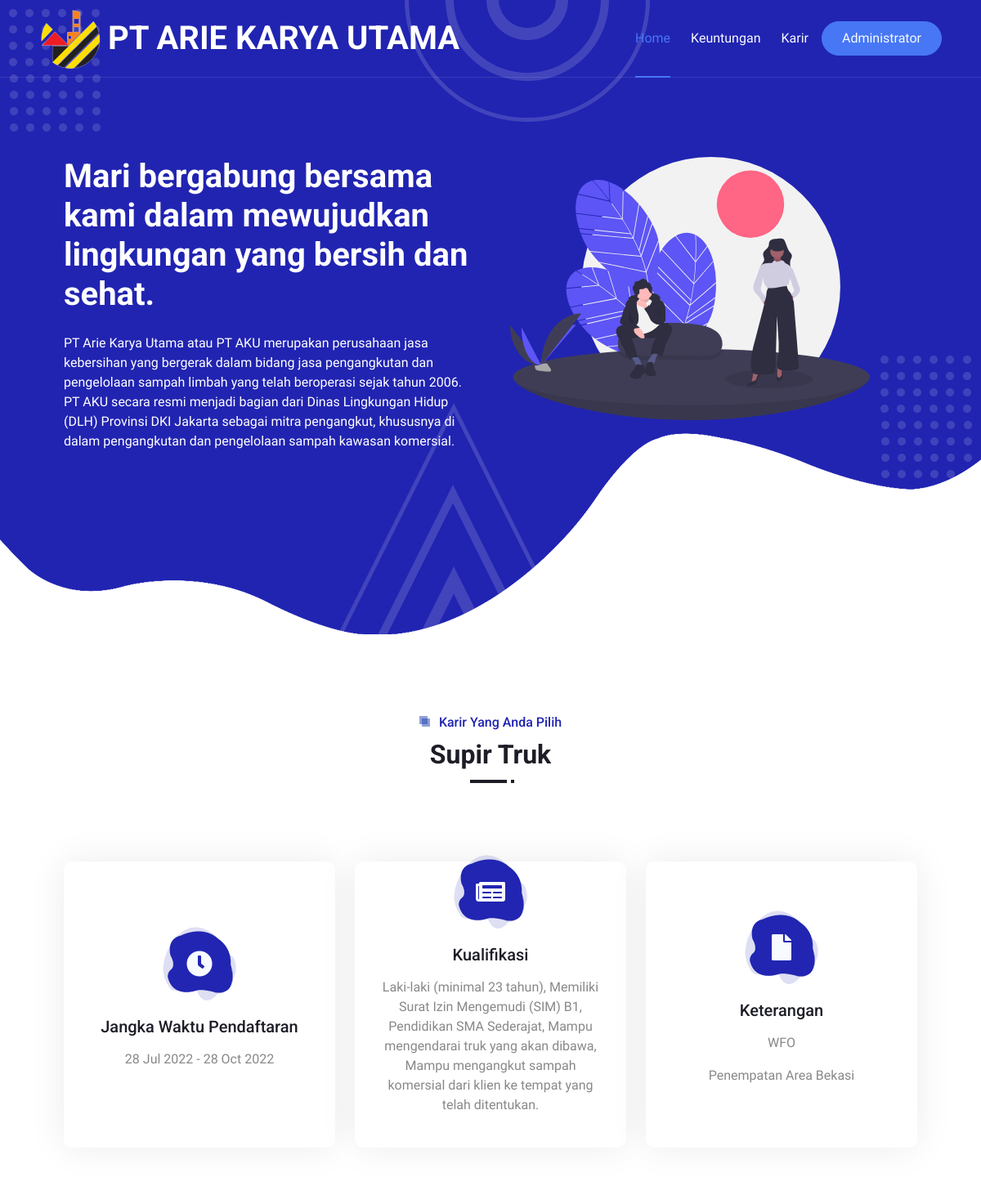
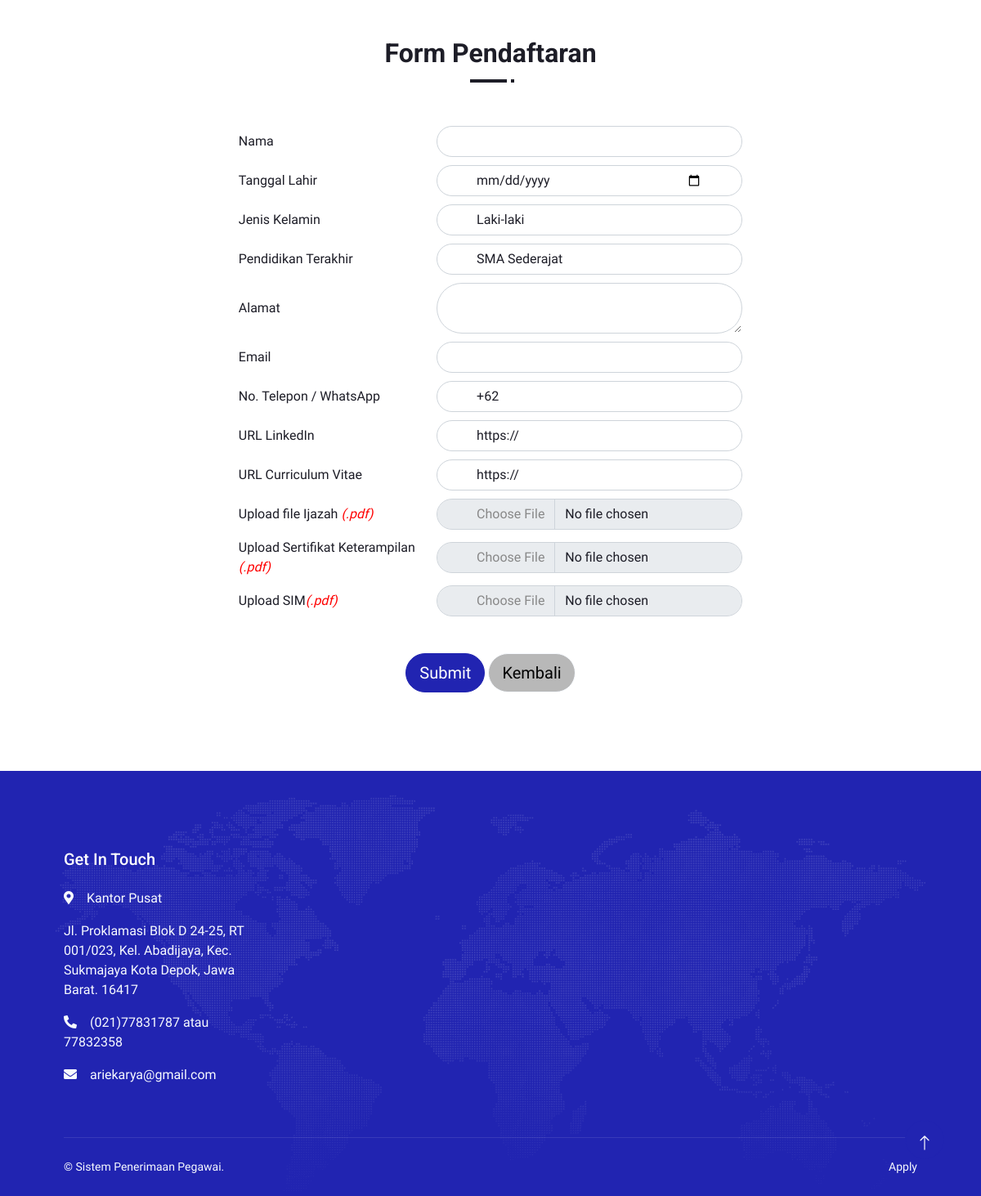
Page /apply.php?id=1 on the committed database (2 pictures, top to bottom).
### tables this page shows
CREATE TABLE `job` (
  `idjob` int(11) NOT NULL,
  `jobname` varchar(30) NOT NULL,
  `jobdesc` text NOT NULL,
  `jobstart` date NOT NULL,
  `jobend` date NOT NULL,
  `registerend` date NOT NULL,
  `jobadded` timestamp NOT NULL DEFAULT current_timestamp(),
  `jobloc` text NOT NULL,
  `workingtype` varchar(25) NOT NULL
);

### apply.php (the view, shortened to what this page needs)
<?php
include 'koneksi.php';
$getid = $_GET['id'];
$getdata = mysqli_query($koneksi,"SELECT * FROM job WHERE idjob='$getid'");
$data = mysqli_fetch_array($getdata);
                    $namajob = $data['jobname'];
                    $descjob = $data['jobdesc'];
                    $mulai = date_format(date_create($data['jobstart']),"d M Y");
                    $selesai = date_format(date_create($data['jobend']),"d M Y");
                    $periode = $mulai." - ".$selesai;
                    $jobloc = $data['jobloc'];
                    $workingtype = $data['workingtype'];
?>
<!DOCTYPE html>
<html lang="en">
<head>
    <link href="https://cdnjs.cloudflare.com/ajax/libs/font-awesome/5.10.0/css/all.min.css" rel="stylesheet">
    <link href="https://cdn.jsdelivr.net/npm/bootstrap-icons@1.4.1/font/bootstrap-icons.css" rel="stylesheet">
    <link href="lib/animate/animate.min.css" rel="stylesheet">
    <link href="lib/owlcarousel/assets/owl.carousel.min.css" rel="stylesheet">
    <link href="lib/lightbox/css/lightbox.min.css" rel="stylesheet">
    <link href="css/bootstrap.min.css" rel="stylesheet">
    <link href="css/style.css" rel="stylesheet">
</head>
<body>
    <div class="container-xxl bg-white p-0">
        <div class="container-xxl position-relative p-0">
            <nav class="navbar navbar-expand-lg navbar-light px-4 px-lg-5 py-3 py-lg-0">
                <a href="index.php"><img src="img/new/logo aku-nobg-notext.png"/>&nbsp;&nbsp;</a>
                <a href="" class="navbar-brand p-0">
                    <h1 class="m-0"> PT ARIE KARYA UTAMA</h1>
                </a>
                <div class="collapse navbar-collapse" id="navbarCollapse">
                    <div class="navbar-nav ms-auto py-0">
                        <a href="index.php" class="nav-item nav-link active">Home</a>
                        <a href="benefit.php" class="nav-item nav-link">Keuntungan</a>
                        <a href="karir.php" class="nav-item nav-link">Karir</a>
                    </div>
                    <a href="login.php" target="_blank" class="btn btn-secondary text-light rounded-pill py-2 px-4 ms-3">Administrator</a>
                </div>
            </nav>
            <div class="container-xxl py-5 bg-primary hero-header mb-5">
                <div class="container my-5 py-5 px-lg-5">
                    <div class="row g-5 py-5">
                        <div class="col-lg-6 text-center text-lg-start">
                            <h1 class="text-white mb-4 animated zoomIn">Mari bergabung bersama kami dalam mewujudkan lingkungan yang bersih dan sehat.</h1>
                            <p class="text-white pb-3 animated zoomIn">PT Arie Karya Utama atau PT AKU merupakan perusahaan jasa kebersihan yang bergerak dalam bidang jasa pengangkutan dan pengelolaan sampah limbah yang telah beroperasi sejak tahun 2006. PT AKU secara resmi menjadi bagian dari Dinas Lingkungan Hidup (DLH) Provinsi DKI Jakarta sebagai mitra pengangkut, khususnya di dalam pengangkutan dan pengelolaan sampah kawasan komersial.</p>
                        </div>
                        <div class="col-lg-6 text-center text-lg-start">
                            <img class="img-fluid" src="img/new/team_work.svg" width="440px" alt="">
                        </div>
                    </div>
                </div>
            </div>
        </div>
        <div class="container-xxl py-5">
            <div class="container px-lg-5">
                <div class="section-title position-relative text-center mb-5 pb-2 wow fadeInUp" data-wow-delay="0.1s">
                    <h6 class="position-relative d-inline text-primary ps-4">Karir Yang Anda Pilih</h6>
                    <h2 class="mt-2"><?=$namajob;?></h2>
                </div>
                <br><br>
                <div class="row g-4">
                    <div class="col-lg-4 col-md-6 wow zoomIn" data-wow-delay="0.1s">
                        <div class="service-item d-flex flex-column justify-content-center text-center rounded">
                            <div class="service-icon flex-shrink-0">
                                <i class="fa fa-clock fa-2x"></i>
                            </div>
                            <h5 class="mb-3">Jangka Waktu Pendaftaran</h5>
                            <p><?=$periode;?></p>
                        </div>
                    </div>
                    <div class="col-lg-4 col-md-6 wow zoomIn" data-wow-delay="0.3s">
                        <div class="service-item d-flex flex-column justify-content-center text-center rounded">
                            <div class="service-icon flex-shrink-0">
                                <i class="fa fa-newspaper fa-2x"></i>
                            </div>
                            <h5 class="mb-3">Kualifikasi</h5>
                            <p class="mb-5"><?=$descjob;?></p>
                        </div>
                    </div>
                    <div class="col-lg-4 col-md-6 wow zoomIn" data-wow-delay="0.6s">
                        <div class="service-item d-flex flex-column justify-content-center text-center rounded">
                            <div class="service-icon flex-shrink-0">
                                <i class="fa fa-file fa-2x"></i>
                            </div>
                            <h5 class="mb-3">Keterangan</h5>
                            <p><?=$workingtype;?></p>
                            <p>Penempatan Area <?=$jobloc;?></p>
                        </div>
                    </div>
                </div>
            </div>
        </div>
        <div class="container-xxl py-5 bg-white rounded">
            <div class="container px-lg-5">
                <div class="section-title position-relative text-center mb-5 pb-2 wow fadeInUp" data-wow-delay="0.1s">
                    <h2 class="mt-2">Form Pendaftaran</h2>
                </div>
            <form method="post" enctype="multipart/form-data">
                <div style="margin-left: 20%">
                    <table style="width: 75%" class="text-dark" border="0" cellpadding="5">
                    <tr>
                        <td>Nama</td>
                        <td><input type="" name="name" class="form-control rounded-pill ps-5 pe-5 text-dark" required></td>
                    </tr>
                    <tr>
                        <td>Tanggal Lahir</td>
                        <td><input type="date" class="form-control rounded-pill ps-5 pe-5 text-dark" name="tgl_lahir"
                            max="2003-12-28" min="1986-12-28" required></td>
                    </tr>
                    <tr>
                        <td>Jenis Kelamin</td>
                        <td>
                            <select name="gender" class="form-control rounded-pill ps-5 pe-5 text-dark"
                            style="background-color: white;" required>
                                <option value="Laki-laki">Laki-laki</option>
                            </select>
                        </td>
                    </tr>
                    <tr colspan="2">
                        <td>Pendidikan Terakhir &nbsp;&nbsp;&nbsp;</td>
                        <td>
                            <select name="pend_terakhir" class="form-control rounded-pill ps-5 pe-5 text-dark"
                            style="background-color: white;" required>
                                <option value="SMA Sederajat">SMA Sederajat</option>
                            </select>
                        </td>
                    </tr>
                    <tr>
                        <td>Alamat</td>
                        <td><textarea name="alamat" rows="2" class="form-control rounded-pill ps-5 pe-5 text-dark" required></textarea></td>
                    </tr>
                    <tr>
                        <td>Email</td>
                        <td><input type="email" name="email" class="form-control rounded-pill ps-5 pe-5 text-dark" required></td>
                    </tr>
                    <tr>
                        <td>No. Telepon / WhatsApp</td>
                        <td><input type="text" name="telpon" value="+62" class="form-control rounded-pill ps-5 pe-5 text-dark" required></td>
                    </tr>
                        <tr>
                        <td>URL LinkedIn</td>
                        <td><input type="url" name="linkedin" class="form-control rounded-pill ps-5 pe-5 text-dark" value="https://" placeholder="mis: http://linkedin.com/in/username"></td>
                    </tr>
                    <tr>
                        <td>URL Curriculum Vitae</td>
                        <td><input type="url" name="cv" class="form-control rounded-pill ps-5 pe-5 text-dark" value="https://"
                            placeholder="mis: https://drive.google.com/file" required></td>
                    </tr>
                    <tr>
                        <td>Upload file Ijazah <i style="color: red;">(.pdf)</i></td>
                        <td><input type="file" name="ijazah" class="form-control rounded-pill ps-5 pe-5 text-dark"
                            required></td>
                    </tr>
                    <tr>
                        <td>Upload Sertifikat Keterampilan <i style="color: red;">(.pdf)</i></td>
                        <td><input type="file" name="sertifikat" class="form-control rounded-pill ps-5 pe-5 text-dark"
                            ></td>
                    </tr>
                    <tr>
                        <td>Upload SIM<i style="color: red;">(.pdf)</i></td>
                        <td><input type="file" name="sim" class="form-control rounded-pill ps-5 pe-5 text-dark" required></td>
                    </tr>
                </table>
                </div>
                <div class="mt-3" style="text-align: center;">
                <br>
                <button type="submit" name="apply" class="btn btn-primary btn-lg font-weight-medium auth-form-btn rounded-pill">Submit</button>
                <a href="karir.php" class="btn btn-light btn-lg font-weight-medium auth-form-btn rounded-pill" style="background-color: #B8B8B8;">Kembali</a>
                </div>
            </form>
            </div>
        </div>
        <div class="container-fluid bg-primary text-light footer mt-5 pt-5 wow fadeIn" data-wow-delay="0.1s">
            <div class="container py-5 px-lg-5">
                <div class="row g-5">
                    <div class="col-md-6 col-lg-3">
                        <h5 class="text-white mb-4">Get In Touch</h5>
                        <p><i class="fa fa-map-marker-alt me-3"></i>Kantor Pusat</p><p>
                        Jl. Proklamasi Blok D 24-25, RT 001/023, Kel. Abadijaya,
                        Kec. Sukmajaya Kota Depok, Jawa Barat. 16417</p>
                        <p><i class="fa fa-phone-alt me-3"></i>(021)77831787 atau 77832358</p>
                        <p><i class="fa fa-envelope me-3"></i>ariekarya@gmail.com</p>
                    </div>
                </div>
            </div>
            <div class="container px-lg-5">
                <div class="copyright">
                    <div class="row">
                        <div class="col-md-6 text-center text-md-start mb-3 mb-md-0">
                            &copy; Sistem Penerimaan Pegawai.
                        </div>
                        <div class="col-md-6 text-center text-md-end">
                            <div class="footer-menu">
                                <a href="#">Apply</a>
                            </div>
                        </div>
                    </div>
                </div>
            </div>
        </div>
        <a href="#" class="btn btn-lg btn-primary btn-lg-square back-to-top pt-2"><i class="bi bi-arrow-up"></i></a>
    </div>
</body>
</html>

### css/style.css (style rules this page uses)
:root { --primary: #2124B1; --secondary: #4777F5; --light: #F7FAFF; --dark: #1D1D27; }
.back-to-top { position: fixed; display: none; right: 45px; bottom: 45px; z-index: 99; }
h1, h2, h3, .fw-bold { font-weight: 700 !important; }
h4, h5, h6, .fw-medium { font-weight: 500 !important; }
.btn { font-weight: 500; transition: .5s; }
.btn-lg-square { width: 48px; height: 48px; }
.btn-square, .btn-sm-square, .btn-lg-square { padding: 0; display: flex; align-items: center; justify-content: center; font-weight: normal; border-radius: 50px; }
.navbar-light .navbar-nav .nav-link { position: relative; margin-left: 25px; padding: 35px 0; color: var(--light) !important; outline: none; transition: .5s; }
.navbar-light .navbar-nav .nav-link:hover, .navbar-light .navbar-nav .nav-link.active { color: var(--secondary) !important; }
.navbar-light .navbar-brand h1 { color: #FFFFFF; }
@media (min-width: 992px) { .navbar-light { position: absolute; width: 100%; top: 0; left: 0; border-bottom: 1px solid rgba(256, 256, 256, .1); z-index: 999; } }
@media (min-width: 992px) { .navbar-light .navbar-nav .nav-link::before { position: absolute; content: ""; width: 0; height: 2px; bottom: -1px; left: 50%; background: var(--secondary); transition: .5s; } }
@media (min-width: 992px) { .navbar-light .navbar-nav .nav-link:hover::before, .navbar-light .navbar-nav .nav-link.active::before { width: 100%; left: 0; } }
.hero-header { background: url(../img/bg-dot.png), url(../img/bg-dot.png), url(../img/bg-round.png), url(../img/bg-tree.png), url(../img/bg-bottom-hero.png); background-position: 10px 10px, bottom 190px right 10px, left 55% top -1px, left 45% bottom -1px, center bottom -1px; background-repeat: no-repeat; }
.section-title::before { position: absolute; content: ""; width: 45px; height: 4px; bottom: 0; left: 0; background: var(--dark); }
.section-title::after { position: absolute; content: ""; width: 4px; height: 4px; bottom: 0; left: 50px; background: var(--dark); }
.section-title.text-center::before { left: 50%; margin-left: -25px; }
.section-title.text-center::after { left: 50%; margin-left: 25px; }
.section-title h6::before, .section-title h6::after { position: absolute; content: ""; width: 10px; height: 10px; top: 2px; left: 0; background: rgba(33, 66, 177, .5); }
.section-title h6::after { top: 5px; left: 3px; }
.service-item { position: relative; height: 350px; padding: 30px 25px; background: #FFFFFF; box-shadow: 0 0 45px rgba(0, 0, 0, .08); transition: .5s; }
.service-item .service-icon { margin: 0 auto 20px auto; width: 90px; height: 90px; display: flex; align-items: center; justify-content: center; color: var(--light); background: url(../img/icon-shape-primary.png) center center no-repeat; transition: .5s; }
.service-item h5, .service-item p { transition: .5s; }
.footer { background: url(../img/footer.png) center center no-repeat; background-size: contain; }
.footer .copyright { padding: 25px 0; font-size: 14px; border-top: 1px solid rgba(256, 256, 256, .1); }
.footer .copyright a { color: var(--light); }
.footer .footer-menu a { margin-right: 15px; padding-right: 15px; border-right: 1px solid rgba(255, 255, 255, .1); }
.footer .footer-menu a:last-child { margin-right: 0; padding-right: 0; border-right: none; }

### rows in the picture
job: jobname "Supir Truk", periode "28 Jul 2022 - 28 Oct 2022", jobdesc "Laki-laki (minimal 23 tahun), Memiliki Surat Izin Mengemudi (SIM) B1, Pendidikan SMA Sederajat, Mampu mengendarai truk yang akan dibawa, Mampu mengangkut sampah komersial dari klien ke tempat yang telah ditentukan.", workingtype "WFO", jobloc "Bekasi"
